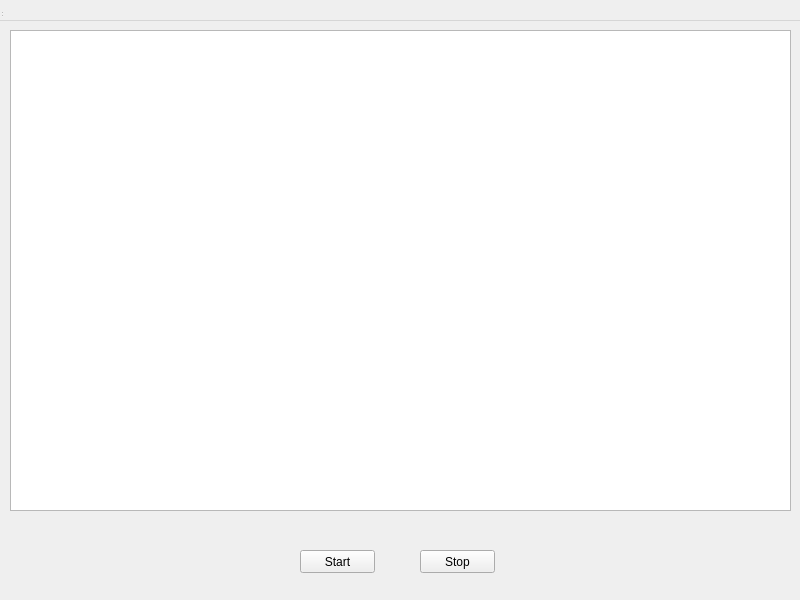
<?xml version="1.0" encoding="UTF-8"?>
<ui version="4.0">
    <class>ServerWindow</class>
    <widget class="QWidget" name="ServerWindow">
        <property name="geometry">
            <rect>
                <x>0</x>
                <y>0</y>
                <width>800</width>
                <height>600</height>
            </rect>
        </property>
        <property name="windowTitle">
            <string>MainWindow</string>
        </property>
        <widget class="QWidget" name="centralwidget" native="true">
            <property name="geometry">
                <rect>
                    <x>0</x>
                    <y>10</y>
                    <width>801</width>
                    <height>581</height>
                </rect>
            </property>
            <widget class="QTextBrowser" name="serverStatus">
                <property name="geometry">
                    <rect>
                        <x>10</x>
                        <y>20</y>
                        <width>781</width>
                        <height>481</height>
                    </rect>
                </property>
                <property name="contextMenuPolicy">
                    <enum>Qt::ActionsContextMenu</enum>
                </property>
            </widget>
            <widget class="QPushButton" name="serverStart">
                <property name="geometry">
                    <rect>
                        <x>300</x>
                        <y>540</y>
                        <width>75</width>
                        <height>23</height>
                    </rect>
                </property>
                <property name="text">
                    <string>Start</string>
                </property>
            </widget>
            <widget class="QPushButton" name="serverStop">
                <property name="geometry">
                    <rect>
                        <x>420</x>
                        <y>540</y>
                        <width>75</width>
                        <height>23</height>
                    </rect>
                </property>
                <property name="text">
                    <string>Stop</string>
                </property>
            </widget>
        </widget>
        <widget class="QMenuBar" name="menubar">
            <property name="geometry">
                <rect>
                    <x>0</x>
                    <y>0</y>
                    <width>800</width>
                    <height>21</height>
                </rect>
            </property>
        </widget>
        <widget class="QStatusBar" name="statusbar">
            <property name="geometry">
                <rect>
                    <x>0</x>
                    <y>0</y>
                    <width>3</width>
                    <height>18</height>
                </rect>
            </property>
        </widget>
    </widget>
    <resources/>
    <connections/>
</ui>
